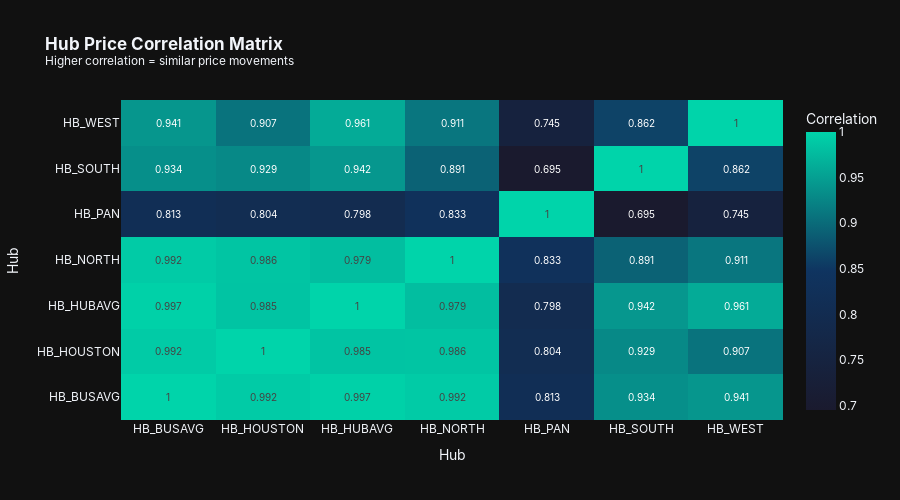

The notebook cell saved with this chart:
### Markdown cell above
### Hub Correlation Analysis

Understanding price relationships between hubs helps identify arbitrage opportunities and regional price differences.

### Code cell
if len(hub_prices) > 0 and hub_prices['busName'].nunique() > 1:
    # Create pivot table: dates/hours as index, hubs as columns
    price_pivot = hub_prices.pivot_table(
        index=['deliveryDate', 'hourEnding'],
        columns='busName',
        values='lmp',
        aggfunc='mean'
    )

    # Calculate correlation matrix
    correlation_matrix = price_pivot.corr()

    # Create heatmap
    fig = go.Figure(data=go.Heatmap(
        z=correlation_matrix.values,
        x=correlation_matrix.columns,
        y=correlation_matrix.index,
        colorscale=[[0, '#1a1a2e'], [0.5, '#0f3460'], [1, '#00d4aa']],
        colorbar={"title": 'Correlation'},
        text=correlation_matrix.values.round(3),
        texttemplate='%{text}',
        textfont={"size": 10}
    ))

    fig.update_layout(
        title="<b>Hub Price Correlation Matrix</b><br><sup>Higher correlation = similar price movements</sup>",
        xaxis_title="Hub", yaxis_title="Hub",
        template='plotly_dark', height=500,
        font={"family": 'Inter, sans-serif'}
    )
    fig.show()

    # Calculate price differences (spreads between hubs)
    print(f"\n{'='*60}")
    print("HUB-TO-HUB PRICE SPREADS (Average)")
    print(f"{'='*60}")

    hub_means = price_pivot.mean().sort_values(ascending=False)
    print("\nAverage Prices by Hub:")
    for hub, price in hub_means.items():
        print(f"  {hub}: ${price:.2f}/MWh")

    # Find hub pairs with largest average spread
    print(f"\n{'='*60}")
    print("TOP HUB PAIRS FOR ARBITRAGE")
    print(f"{'='*60}")

    spreads = []
    for i, hub1 in enumerate(hub_means.index):
        for hub2 in hub_means.index[i+1:]:
            spread = abs(hub_means[hub1] - hub_means[hub2])
            spreads.append({
                'Hub1': hub1,
                'Hub2': hub2,
                'Avg Spread': spread,
                'Correlation': correlation_matrix.loc[hub1, hub2]
            })

    spread_df = pd.DataFrame(spreads).sort_values('Avg Spread', ascending=False).head(10)
    print(spread_df.to_string(index=False))

    # Hourly spread analysis
    print(f"\n{'='*60}")
    print("HOURLY SPREAD PATTERNS")
    print(f"{'='*60}")

    if len(hub_means) >= 2:
        highest_hub = hub_means.index[0]
        lowest_hub = hub_means.index[-1]

        hourly_spread = price_pivot[highest_hub] - price_pivot[lowest_hub]
        hourly_spread_by_hour = hourly_spread.groupby(level='hourEnding').mean()

        print(f"\nAverage hourly spread: {highest_hub} - {lowest_hub}")
        print(f"  Max spread hour: {hourly_spread_by_hour.idxmax()} ({hourly_spread_by_hour.max():.2f} $/MWh)")
        print(f"  Min spread hour: {hourly_spread_by_hour.idxmin()} ({hourly_spread_by_hour.min():.2f} $/MWh)")
        print(f"  Average spread: {hourly_spread_by_hour.mean():.2f} $/MWh")
else:
    print("⚠️ Need data from multiple hubs for correlation analysis.")

### Figure 1 — Plotly figure (JSON) as saved in the notebook; plotly's stock layout.template omitted (floating-point values rounded to 4 significant figures)
{"data": [{"colorbar": {"title": {"text": "Correlation"}}, "colorscale": [[0, "#1a1a2e"], [0.5, "#0f3460"], [1, "#00d4aa"]], "text": [[1.0, 0.992, 0.997, 0.992, 0.813, 0.934, 0.941], [0.992, 1.0, 0.985, 0.986, 0.804, 0.929, 0.907], [0.997, 0.985, 1.0, 0.979, 0.798, 0.942, 0.961], [0.992, 0.986, 0.979, 1.0, 0.833, 0.891, 0.911], [0.813, 0.804, 0.798, 0.833, 1.0, 0.695, 0.745], [0.934, 0.929, 0.942, 0.891, 0.695, 1.0, 0.862], [0.941, 0.907, 0.961, 0.911, 0.745, 0.862, 1.0]], "textfont": {"size": 10}, "texttemplate": "%{text}", "type": "heatmap", "x": ["HB_BUSAVG", "HB_HOUSTON", "HB_HUBAVG", "HB_NORTH", "HB_PAN", "HB_SOUTH", "HB_WEST"], "y": ["HB_BUSAVG", "HB_HOUSTON", "HB_HUBAVG", "HB_NORTH", "HB_PAN", "HB_SOUTH", "HB_WEST"], "z": [[1.0, 0.9915, 0.9967, 0.9916, 0.8131, 0.9343, 0.9406], [0.9915, 1.0, 0.9849, 0.9859, 0.8043, 0.9286, 0.9075], [0.9967, 0.9849, 1.0, 0.9793, 0.798, 0.9416, 0.9609], [0.9916, 0.9859, 0.9793, 1.0, 0.8325, 0.8913, 0.9106], [0.8131, 0.8043, 0.798, 0.8325, 1.0, 0.6954, 0.7452], [0.9343, 0.9286, 0.9416, 0.8913, 0.6954, 1.0, 0.8623], [0.9406, 0.9075, 0.9609, 0.9106, 0.7452, 0.8623, 1.0]]}], "layout": {"font": {"family": "Inter, sans-serif"}, "height": 500, "title": {"text": "<b>Hub Price Correlation Matrix</b><br><sup>Higher correlation = similar price movements</sup>"}, "xaxis": {"title": {"text": "Hub"}}, "yaxis": {"title": {"text": "Hub"}}}}
